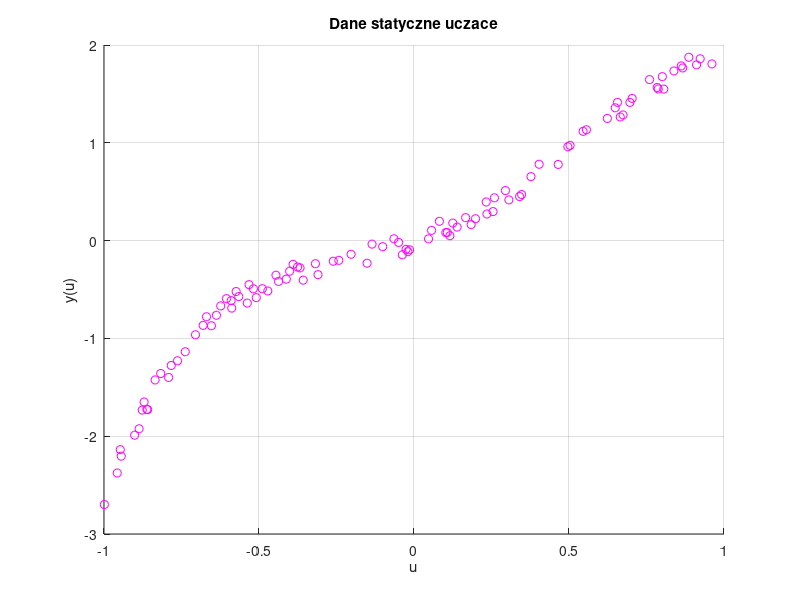
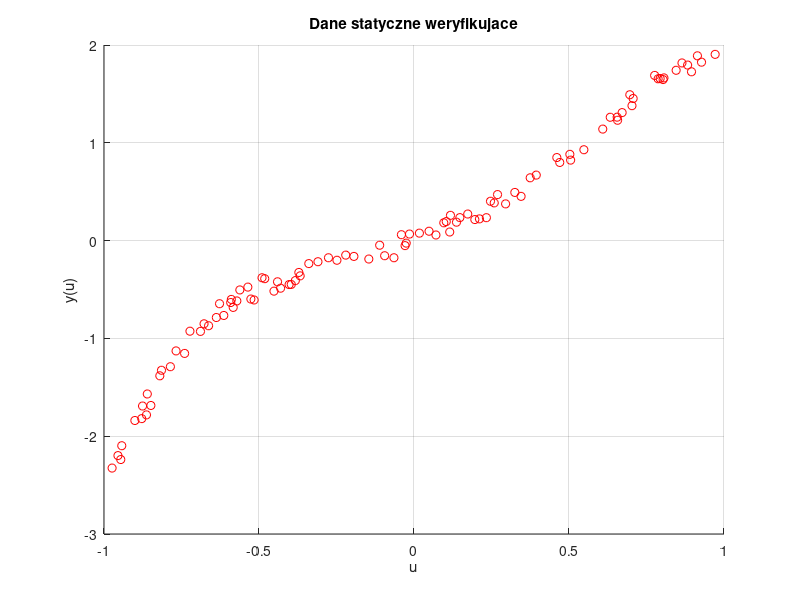

Reproduce these figures in MATLAB, in order.
load('zad_1_imported_data.mat')
dane_stat_ucz = zeros(100,2);
dane_stat_wer = zeros(100,2);
dane_stat_sorted = sortrows(dane_stat,1);

j=1;
for i= 1:size(dane_stat_sorted,1)
    if mod(i,2) == 1 %nieparzyste
        dane_stat_ucz(j,:)=dane_stat_sorted(i,:);
    else             %parzyste
        dane_stat_wer(j,:)=dane_stat_sorted(i,:);
        j=j+1;
    end
end

figure
scatter(dane_stat_ucz(:,1),dane_stat_ucz(:,2),'m');
title("Dane statyczne uczace")
grid on
xlabel('u')
ylabel('y(u)')

figure
scatter(dane_stat_wer(:,1),dane_stat_wer(:,2),'r');
title("Dane statyczne weryfikujace")
grid on
xlabel('u')
ylabel('y(u)')